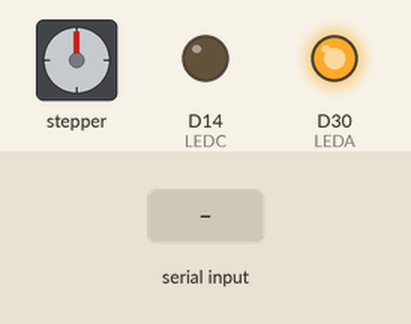
A sketch run on a simulated Arduino Due. Shown: stepper motor, output pins drawn as LEDs (lit = HIGH). Wiring (inferred from the names in the program): stepper motor driver (200 steps per turn assumed): step D4; direction D2; enable D5. The inputs (shaded band) are chosen by the test bench. Pins used as bus, display or sensor lines are not drawn.

Above: at 1.2 s.
1.3 s: "r" received over Serial
At 2.4 s:
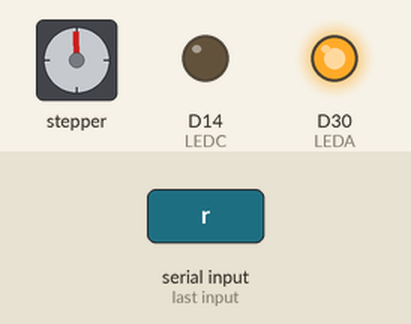
2.8 s: "f" received over Serial
At 3.6 s:
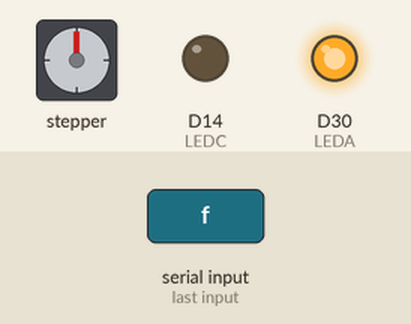
Timing chart, 0 to 5.8 s (numbered marks = the images above; inputs shaded):
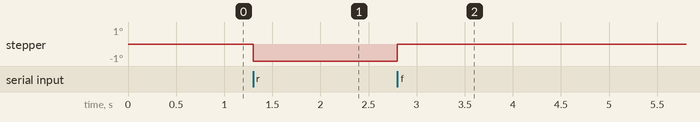

The sketch:

serialmotor.ino
```cpp
// (licence header left out)
#define LEDA 30
#define LEDC 14
#define EN 5
#define DIR 2
#define STEP 4


#define BUTTON 31

void setup() {
   SerialUSB.begin(0);
   digitalWrite(LEDA,HIGH);
   pinMode(LEDA,OUTPUT);
   digitalWrite(LEDC,LOW);
   pinMode(LEDC,OUTPUT);
   digitalWrite(EN,LOW);
   pinMode(EN,OUTPUT);
   digitalWrite(STEP,LOW);
   pinMode(STEP,OUTPUT);
   digitalWrite(DIR,LOW);
   pinMode(DIR,OUTPUT);
   pinMode(BUTTON, INPUT_PULLUP);
   /*
   // 1 step
   digitalWrite(M0,LOW);
   digitalWrite(M1,LOW);
   pinMode(M0,OUTPUT);
   pinMode(M1,OUTPUT);
   // 1/2 step
   digitalWrite(M0,HIGH);
   digitalWrite(M1,LOW);
   pinMode(M0,OUTPUT);
   pinMode(M1,OUTPUT);
   */
   // 1/8 step
  //  digitalWrite(M0,HIGH);
  //  digitalWrite(M1,HIGH);
  //  pinMode(M0,OUTPUT);
  //  pinMode(M1,OUTPUT);
   /*
   // 1/16 step
   digitalWrite(M1,HIGH);
   pinMode(M0,INPUT);
   pinMode(M1,OUTPUT);
   // 1/32 step
   digitalWrite(M0,LOW);
   pinMode(M0,OUTPUT);
   pinMode(M1,INPUT);
   */
   }

void loop() {
   if (SerialUSB.available()) {
      char c = SerialUSB.read();
      if (c == 'f') {
         digitalWrite(DIR,HIGH);
         digitalWrite(STEP,HIGH);
         delayMicroseconds(4);
         digitalWrite(STEP,LOW);
         }
      else if (c == 'r') {
         digitalWrite(DIR,LOW);
         digitalWrite(STEP,HIGH);
         delayMicroseconds(4);
         digitalWrite(STEP,LOW);
         }
      else if (c == '?') {
         // reply with button value
         int btn = digitalRead(BUTTON);
         SerialUSB.write(btn ? '1' : '0');
         }
      else if (c == '@') {
         SerialUSB.write("0000");
         }
      }
   }
```
